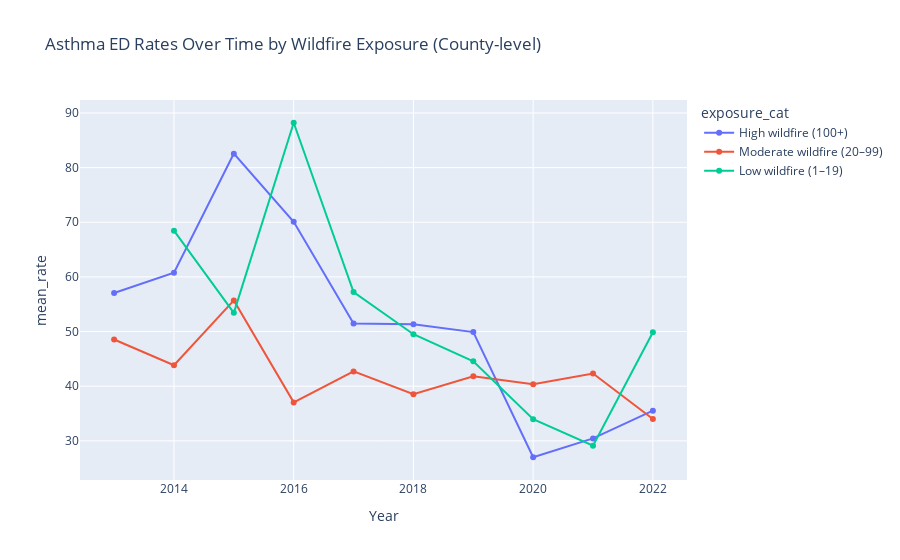

Notebook source saved alongside this figure:
### Code cell
trend = (
    merged
    .groupby(["Year", "exposure_cat"])["Age-adjusted Rate"].mean()                              
    .reset_index(name="mean_rate")   
)

trend = trend[trend["exposure_cat"] != "No wildfire"]

fig = px.line(
    trend,
    x="Year",
    y="mean_rate",
    color="exposure_cat",
    markers=True,
    title="Asthma ED Rates Over Time by Wildfire Exposure (County-level)",
)
fig.show()

### Figure 1 — Plotly figure (JSON) as saved in the notebook; plotly's stock layout.template omitted (floating-point values rounded to 4 significant figures)
{"data": [{"hovertemplate": "exposure_cat=High wildfire (100+)<br>Year=%{x}<br>mean_rate=%{y}<extra></extra>", "legendgroup": "High wildfire (100+)", "line": {"color": "#636efa", "dash": "solid"}, "marker": {"symbol": "circle"}, "mode": "lines+markers", "name": "High wildfire (100+)", "orientation": "v", "showlegend": true, "type": "scatter", "x": [2013, 2014, 2015, 2016, 2017, 2018, 2019, 2020, 2021, 2022], "xaxis": "x", "y": [57.05, 60.76, 82.56, 70.08, 51.49, 51.32, 49.91, 27.0, 30.44, 35.52], "yaxis": "y"}, {"hovertemplate": "exposure_cat=Moderate wildfire (20–99)<br>Year=%{x}<br>mean_rate=%{y}<extra></extra>", "legendgroup": "Moderate wildfire (20–99)", "line": {"color": "#EF553B", "dash": "solid"}, "marker": {"symbol": "circle"}, "mode": "lines+markers", "name": "Moderate wildfire (20–99)", "orientation": "v", "showlegend": true, "type": "scatter", "x": [2013, 2014, 2015, 2016, 2017, 2018, 2019, 2020, 2021, 2022], "xaxis": "x", "y": [48.55, 43.83, 55.7, 37.04, 42.71, 38.54, 41.82, 40.35, 42.33, 33.99], "yaxis": "y"}, {"hovertemplate": "exposure_cat=Low wildfire (1–19)<br>Year=%{x}<br>mean_rate=%{y}<extra></extra>", "legendgroup": "Low wildfire (1–19)", "line": {"color": "#00cc96", "dash": "solid"}, "marker": {"symbol": "circle"}, "mode": "lines+markers", "name": "Low wildfire (1–19)", "orientation": "v", "showlegend": true, "type": "scatter", "x": [2014, 2015, 2016, 2017, 2018, 2019, 2020, 2021, 2022], "xaxis": "x", "y": [68.46, 53.42, 88.21, 57.22, 49.51, 44.55, 33.95, 29.1, 49.88], "yaxis": "y"}], "layout": {"legend": {"title": {"text": "exposure_cat"}, "tracegroupgap": 0}, "title": {"text": "Asthma ED Rates Over Time by Wildfire Exposure (County-level)"}, "xaxis": {"anchor": "y", "domain": [0, 1], "title": {"text": "Year"}}, "yaxis": {"anchor": "x", "domain": [0, 1], "title": {"text": "mean_rate"}}}}
